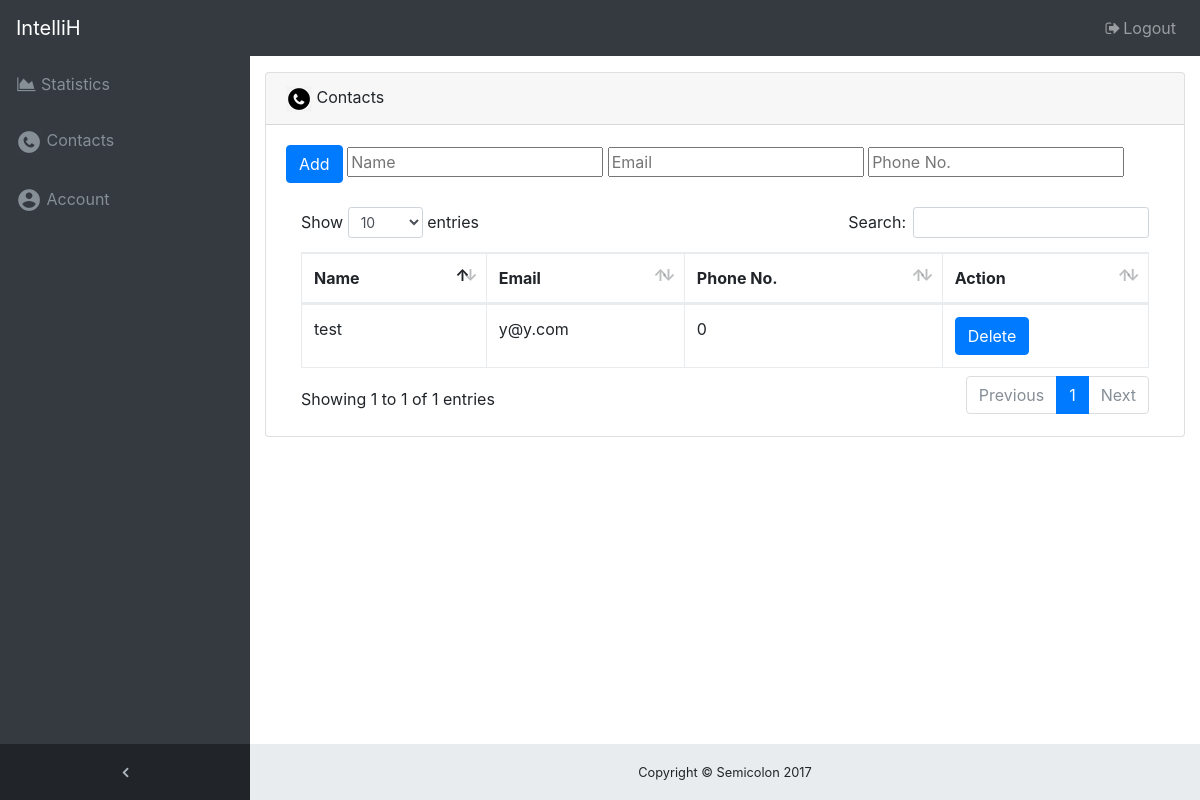
The page /contacts.php (signed in) on the database its author committed.
### tables this page shows
CREATE TABLE `contacts` (
  `id` int(11) NOT NULL,
  `name` varchar(100) NOT NULL,
  `email` varchar(100) NOT NULL,
  `userid` int(11) NOT NULL,
  `phone_no` varchar(20) NOT NULL
);

### contacts.php (the view, shortened to what this page needs)
<?php
include('includes/config.php');
?>
<!DOCTYPE html>
<html lang="en">
<head>
  <link href="vendor/bootstrap/css/bootstrap.min.css" rel="stylesheet">
  <link href="vendor/font-awesome/css/font-awesome.min.css" rel="stylesheet" type="text/css">
  <link href="vendor/datatables/dataTables.bootstrap4.css" rel="stylesheet">
  <link href="css/sb-admin.css" rel="stylesheet">
</head>
<body class="fixed-nav sticky-footer bg-dark" id="page-top">
  <nav class="navbar navbar-expand-lg navbar-dark bg-dark fixed-top" id="mainNav">
    <a class="navbar-brand" href="index.php">IntelliH</a>
    <div class="collapse navbar-collapse" id="navbarResponsive">
      <ul class="navbar-nav navbar-sidenav" id="exampleAccordion">
        <li class="nav-item" data-toggle="tooltip" data-placement="right" title="Charts">
          <a class="nav-link" href="index.php">
            <i class="fa fa-fw fa-area-chart"></i>
            <span class="nav-link-text">Statistics</span>
          </a>
        </li>
        <li class="nav-item" data-toggle="tooltip" data-placement="right" title="Tables">
          <a class="nav-link" href="contacts.php">
            <img src="images/contact.png">
            <span class="nav-link-text">Contacts</span>
          </a>
        </li>
        <li class="nav-item" data-toggle="tooltip" data-placement="right" title="Link">
          <a class="nav-link" href="account.php">
            <img src="images/account.png">
            <span class="nav-link-text">Account</span>
          </a>
        </li>
      </ul>
      <ul class="navbar-nav sidenav-toggler">
        <li class="nav-item">
          <a class="nav-link text-center" id="sidenavToggler">
            <i class="fa fa-fw fa-angle-left"></i>
          </a>
        </li>
      </ul>
      <ul class="navbar-nav ml-auto">
        <li class="nav-item">
          <a class="nav-link" data-toggle="modal" data-target="#exampleModal">
            <i class="fa fa-fw fa-sign-out"></i>Logout</a>
        </li>
      </ul>
    </div>
  </nav>
  <div class="content-wrapper">
    <div class="container-fluid">
      <div class="card mb-3">
        <div class="card-header">
          <img src="images/contact_black.png"> Contacts</div>
        <div class="card-body">
          <div class="table-responsive">
            <form action="action.php" method = "POST">
              <button type="submit" class="btn btn-primary" name="action" value="add_contact">Add</button>
              <input class="" type="text" placeholder="Name" name="name">
              <input class="" type="text" placeholder="Email" name="email">
              <input class="" type="text" placeholder="Phone No." name="phone_no">
            </form>
            <br>
            <table class="table table-bordered" id="dataTable" width="100%" cellspacing="0">
              <thead>
                <tr>
                  <th>Name</th>
                  <th>Email</th>
                  <th>Phone No.</th>
                  <th>Action</th>
                </tr>
              </thead>
              <tbody>
                <?php
                $hQuery = $mysqli->query("SELECT * FROM contacts WHERE userid='".$_SESSION['logged_in']['id']."'");
                if ($hQuery->num_rows > 0) {
                  for($i = 0; $i < $hQuery->num_rows; $i++) {
                    $rows = $hQuery->fetch_assoc();
                    echo"
                    <tr>
                      <form name='managecontact' id='managecontact' method='POST' action='action.php'>
                      <td>".$rows['name']."
                      <td>".$rows['email']."
                      <td>".$rows['phone_no']."
                      <td>
                          <input type='hidden' name='id' value=".$rows['id'].">
                          <button class='btn btn-primary' type='submit' name='action' value='del_contact'>Delete</button>
                      </form>
                    </tr>";
                  }
                }
                ?>
              </tbody>
            </table>
          </div>
        </div>
      </div>
    </div>
    <footer class="sticky-footer">
      <div class="container">
        <div class="text-center">
          <small>Copyright © Semicolon 2017</small>
        </div>
      </div>
    </footer>
  </div>
</body>
</html>

### css/sb-admin.css (style rules this page uses)
html { position: relative; min-height: 100%; }
body { overflow-x: hidden; }
body.sticky-footer { margin-bottom: 56px; }
body.sticky-footer .content-wrapper { min-height: calc(100vh - 56px - 56px); }
body.fixed-nav { padding-top: 56px; }
.content-wrapper { min-height: calc(100vh - 56px); padding-top: 1rem; }
#mainNav .navbar-collapse { overflow: auto; max-height: 75vh; }
#mainNav .navbar-collapse .navbar-nav .nav-item .nav-link { cursor: pointer; }
#mainNav .navbar-collapse .sidenav-toggler { display: none; }
@media (min-width: 992px) { #mainNav .navbar-brand { width: 250px; } }
@media (min-width: 992px) { #mainNav .navbar-collapse { overflow: visible; max-height: none; } }
@media (min-width: 992px) { #mainNav .navbar-collapse .navbar-sidenav { position: absolute; top: 0; left: 0; overflow-x: hidden; overflow-y: auto; -webkit-flex-direction: column; -ms-flex-direction: column; flex-direction: column; margin-top: 56px; } }
@media (min-width: 992px) { #mainNav .navbar-collapse .navbar-sidenav > .nav-item { width: 250px; padding: 0; } }
@media (min-width: 992px) { #mainNav .navbar-collapse .navbar-sidenav > .nav-item > .nav-link { padding: 1em; } }
#mainNav.fixed-top .sidenav-toggler { display: none; }
@media (min-width: 992px) { #mainNav.fixed-top .navbar-sidenav { height: calc(100vh - 112px); } }
@media (min-width: 992px) { #mainNav.fixed-top .sidenav-toggler { position: absolute; top: 0; left: 0; display: flex; overflow-x: hidden; overflow-y: auto; -webkit-flex-direction: column; -ms-flex-direction: column; flex-direction: column; margin-top: calc(100vh - 56px); } }
@media (min-width: 992px) { #mainNav.fixed-top .sidenav-toggler > .nav-item { width: 250px; padding: 0; } }
@media (min-width: 992px) { #mainNav.fixed-top .sidenav-toggler > .nav-item > .nav-link { padding: 1em; } }
#mainNav.fixed-top.navbar-dark .sidenav-toggler { background-color: #212529; }
#mainNav.fixed-top.navbar-dark .sidenav-toggler a i { color: #adb5bd; }
.content-wrapper { overflow-x: hidden; background: white; }
@media (min-width: 992px) { .content-wrapper { margin-left: 250px; } }
#sidenavToggler i { font-weight: 800; }
#mainNav.navbar-dark .navbar-collapse .navbar-sidenav > .nav-item > .nav-link { color: #868e96; }
@media (min-width: 992px) { #mainNav.navbar-dark .navbar-collapse .navbar-sidenav { background: #343a40; } }
footer.sticky-footer { position: absolute; right: 0; bottom: 0; width: 100%; height: 56px; background-color: #e9ecef; line-height: 55px; }
@media (min-width: 992px) { footer.sticky-footer { width: calc(100% - 250px); } }

### rows shown on the page
contacts: name "test", email "y@y.com", phone_no "0"
